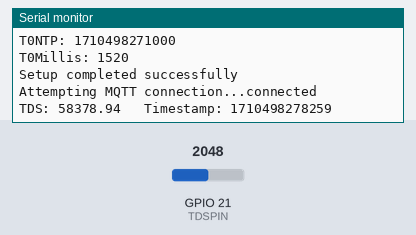
Bench run of a sketch on a simulated ESP32. Parts: the last lines printed to the serial monitor. Inputs (shaded band) come from the test bench; at power-on: GPIO 21 (TDSPIN) = 2048. WiFi joins after 1.5 s; servers stay silent unless stated; the local clock reads 2024-03-15 10:24:30 at power-on unless the sketch sets it; no MQTT or app messages arrive unless stated.

Above: at 2.7 s.
2.8 s: GPIO 21 (TDSPIN) set to 2866
At 4.8 s:
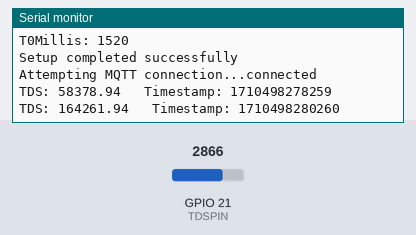
5.5 s: GPIO 21 (TDSPIN) set to 3603
At 6.3 s:
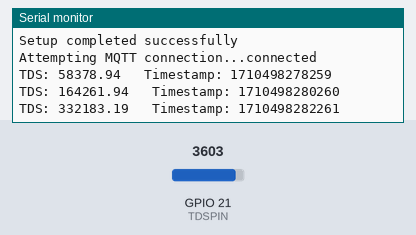
Timing chart, 0 to 8.5 s (numbered marks = the images above; inputs shaded):
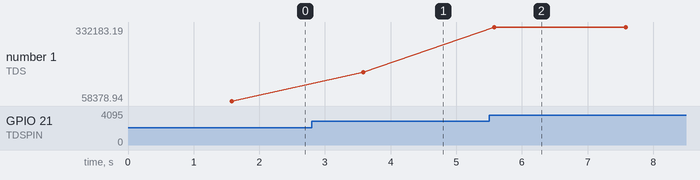

The sketch:

tds.ino.ino
```cpp
#include <WiFi.h>
#include <PubSubClient.h>
#include <ArduinoJson.h>
#include <time.h>
#include <stdint.h>
#include "credentials.h"
#include "conf.h"
#include "edge.h"

#define TDSPIN 21        // Digital pin connected to the TDS sensor
const float DEFAULT_TEMPERATURE = 25.0; // Default temperature for TDS calculation

WiFiClient espClient;
PubSubClient client(espClient);

uint64_t T0NTP;
uint64_t T0Milis;

// NTP config
const char *ntpServer = "pool.ntp.org";
const long gmtOffset_sec = 3600;     // Adjust for your timezone (e.g., -3600 for GMT-1)
const int daylightOffset_sec = 3600; // Adjust for daylight saving time

float computeTDS(float voltage, float temperature)
{
  float Cc = 1 + 0.2 * (temperature - 25);
  float Cv = voltage / Cc;                                          // Convert voltage to volts
  float t = 133.42 * Cv * Cv * Cv - 255.86 * Cv * Cv + 857.39 * Cv; // TDS in ppm
  return t / 2;
}

float tds()
{
  // Read the TDS sensor
  int rawValue = analogRead(TDSPIN);
  float voltage = rawValue * (5.0 / 1023.0); // Convert to voltage
  return computeTDS(voltage, DEFAULT_TEMPERATURE);
}

void setup()
{
  Serial.begin(115200);
  setup_wifi(ssid, password);
  client.setServer(mqtt_server, 1883);
  setupTime();
  Serial.println("Setup completed successfully");
}

void loop()
{
  if (!client.connected())
  {
    reconnect_Mqtt();
  }
  client.loop();

  // Read TDS
  float t = tds();
  uint64_t timestamp = unixMilis() + 7200;
  Serial.print("TDS: ");
  Serial.print(t);
  Serial.print("\t Timestamp: ");
  Serial.println(timestamp);

  // Publish TDS data
  JsonDocument jsonDocTDS;
  jsonDocTDS["schema"] = JsonObject();
  jsonDocTDS["schema"]["type"] = "struct";
  jsonDocTDS["schema"]["fields"] = JsonArray();
  JsonObject tdsField = jsonDocTDS["schema"]["fields"].createNestedObject();
  tdsField["type"] = "float";
  tdsField["optional"] = false;
  tdsField["field"] = "tds";
  JsonObject timeFieldTDS = jsonDocTDS["schema"]["fields"].createNestedObject();
  timeFieldTDS["type"] = "int64";
  timeFieldTDS["optional"] = false;
  timeFieldTDS["field"] = "timestamp";
  jsonDocTDS["payload"] = JsonObject();
  jsonDocTDS["payload"]["tds"] = t;
  jsonDocTDS["payload"]["timestamp"] = timestamp + 7200000; // To correct the GMT+2

  char jsonBufferTDS[400];
  serializeJson(jsonDocTDS, jsonBufferTDS);
  client.publish("{\"tds\":\"string\"}", jsonBufferTDS);

  delay(2000); // Wait for 2 seconds before sending the next message
}
```

conf.h
```cpp
#ifndef CONF_H
#define CONF_H

const char* mqtt_server = "192.168.137.218";

#endif // CONF_H
```

edge.cpp
```cpp
#include <WiFi.h>
#include <PubSubClient.h>
#include "edge.h"

extern PubSubClient client;

void setup_wifi(const char *ssid, const char *password)
{
  delay(10);
  Serial.println("Connecting to WiFi...");
  WiFi.begin(ssid, password);
  while (WiFi.status() != WL_CONNECTED)
  {
    delay(500);
    Serial.print(".");
  }
  Serial.println("\nWiFi connected");
  Serial.print("IP address: ");
  Serial.println(WiFi.localIP());
}

void reconnect_Mqtt()
{
  while (!client.connected())
  {
    Serial.print("Attempting MQTT connection...");
    if (client.connect("ESP32Client"))
    {
      Serial.println("connected");
      // Once connected, publish an announcement...
      client.publish("test", "hello world");
    }
    else
    {
      Serial.print("failed, rc=");
      Serial.print(client.state());
      Serial.println(" try again in 5 seconds");
      delay(5000);
    }
  }
}

void setupTime()
{
  configTime(gmtOffset_sec, daylightOffset_sec, ntpServer);
  Serial.println("Synchronizing time with NTP server...");
  struct tm timeinfo;
  if (!getLocalTime(&timeinfo))
  {
    Serial.println("Failed to obtain time");
    Serial.println("Please enter the current UNIX timestamp in seconds:");
    while (!Serial.available())
    {
      delay(100);
    }
    String input = Serial.readStringUntil('\n');
    T0NTP = parseUint64(input) * 1000; // Convert to milliseconds

    time_t manualTime = input.toInt();
    localtime_r(&manualTime, &timeinfo);
    Serial.print("Manual time set to: ");
    Serial.println(&timeinfo, "%Y-%m-%d %H:%M:%S");
  }
  else
  {
    T0NTP = mktime(&timeinfo) * 1000;
    Serial.println("Time synchronized successfully");
    Serial.print("Current time: ");
    Serial.println(&timeinfo, "%Y-%m-%d %H:%M:%S");
  }
  T0Milis = millis();
  Serial.print("T0NTP: ");
  Serial.println(T0NTP);
  Serial.print("T0Millis: ");
  Serial.println(T0Milis);
}

uint64_t unixMilis()
{
  uint64_t trueMillis = T0NTP + millis() - T0Milis;
  return trueMillis;
}

uint64_t parseUint64(String s)
{
  uint64_t result = 0;
  for (int i = 0; i < s.length(); i++)
  {
    char c = s.charAt(i);
    if (c >= '0' && c <= '9')
    {
      result = result * 10 + (c - '0');
    }
    else
    {
      break;
    }
  }
  return result;
}
```

edge.h
```cpp
#ifndef EDGE_H
#define EDGE_H

void setup_wifi(const char *ssid, const char *password);
void reconnect_Mqtt();
void setupTime();
uint64_t unixMilis();
uint64_t parseUint64(String s);

extern const long gmtOffset_sec;
extern const int daylightOffset_sec;
extern const char *ntpServer;
extern uint64_t T0NTP;
extern uint64_t T0Milis;

#endif // EDGE_H
```

Measured:
- after the input at 2.8 s, the serial monitor: prints a new line after 0.78 s (image 1)
- after the input at 5.5 s, the serial monitor: prints a new line after 0.08 s (image 2)
- plotted number 1: 58378.94 → 164261.94 after the input at 2.8 s, 164261.94 → 332183.19 after the input at 5.5 s
